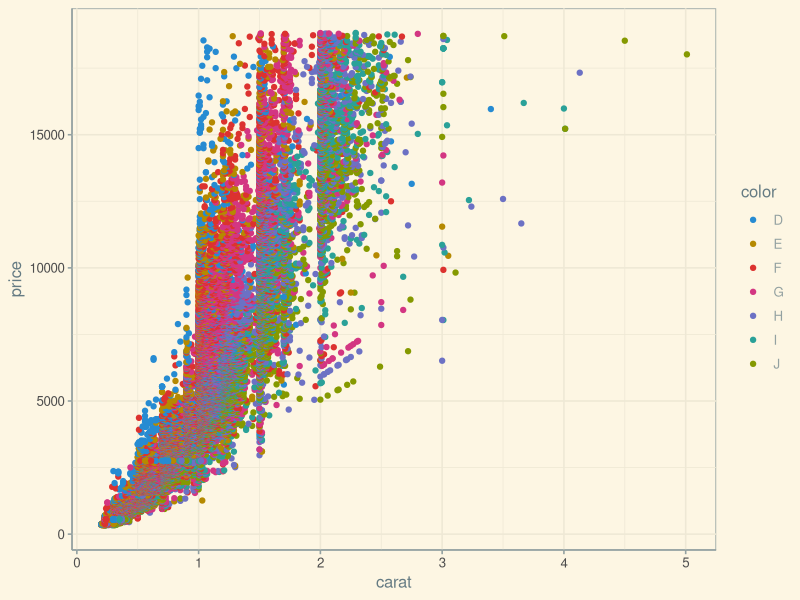

Source code (R):
## ---- chunk 1
knitr::opts_chunk$set(echo = TRUE)
## ---- chunk 2
library(ggplot2)
library(dplyr)
library(ggthemes)
data(diamonds)
g <- ggplot(diamonds,aes(carat,price,color=color)) + 
  geom_point() +
  theme_solarized() + scale_colour_solarized("blue")
g
